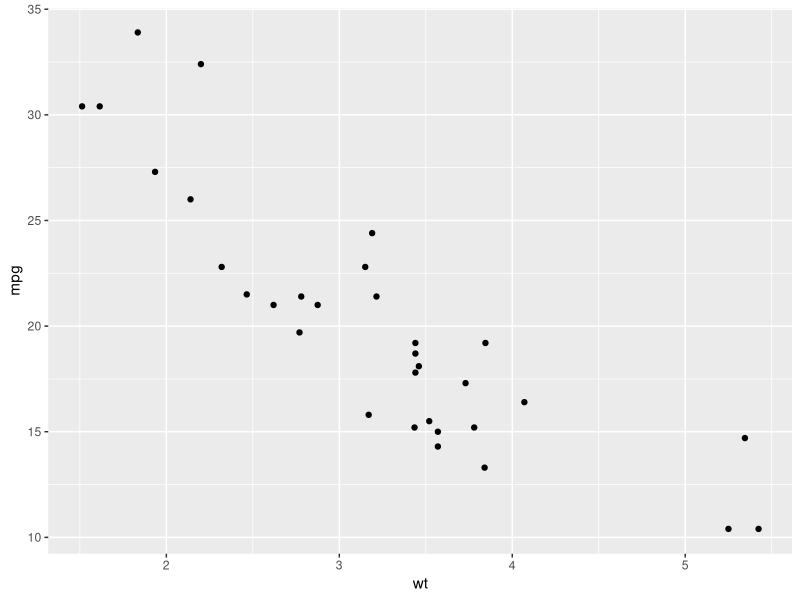
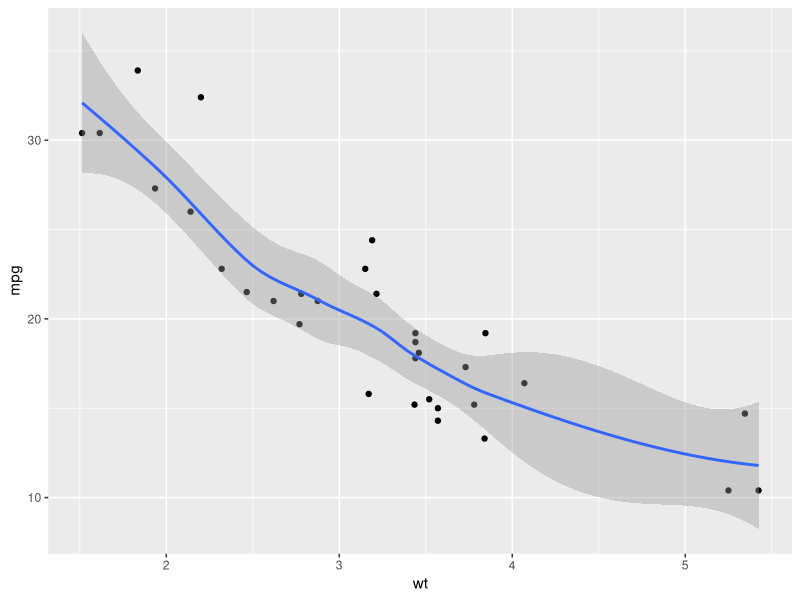
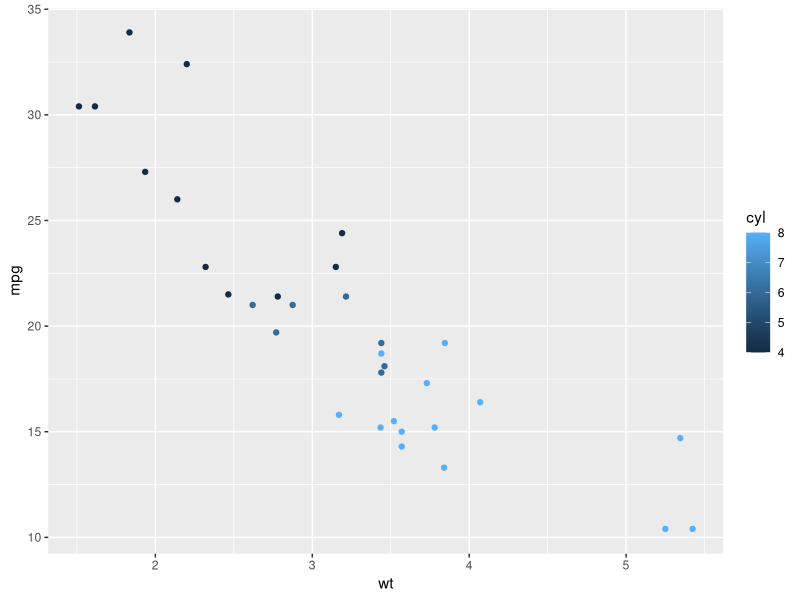
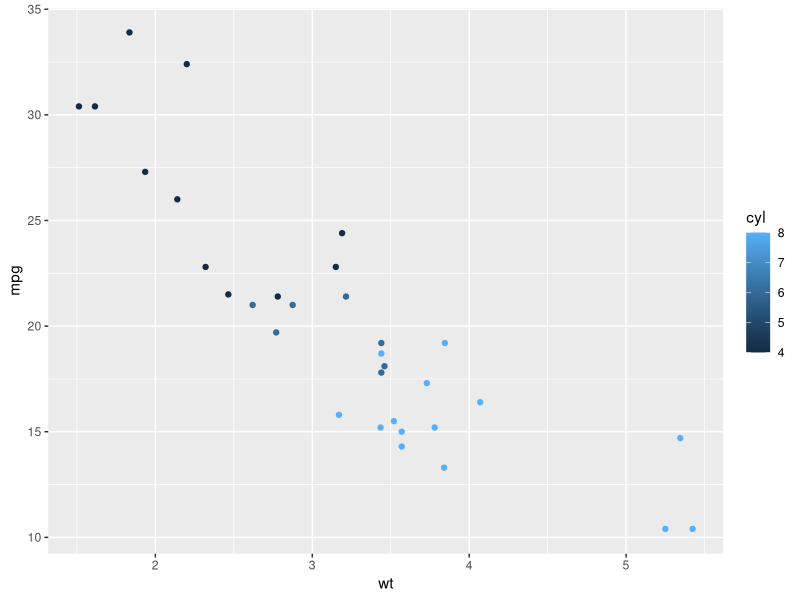
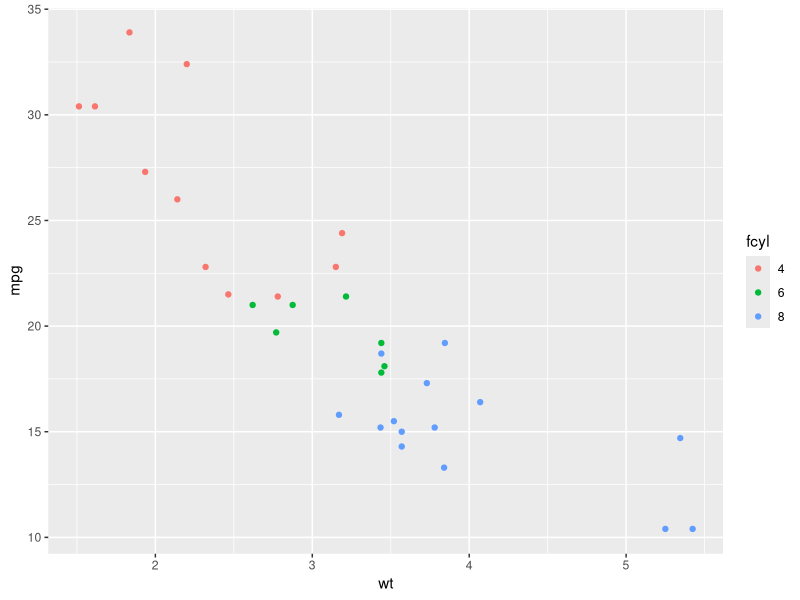
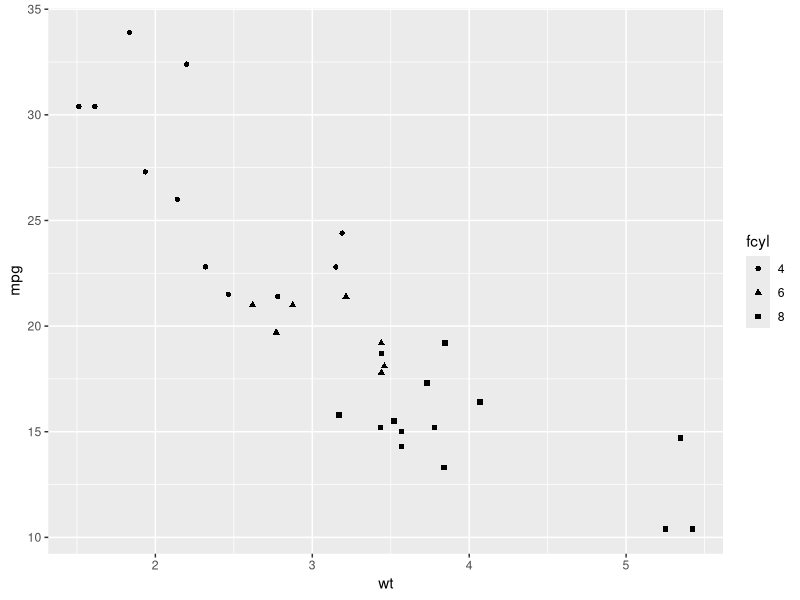
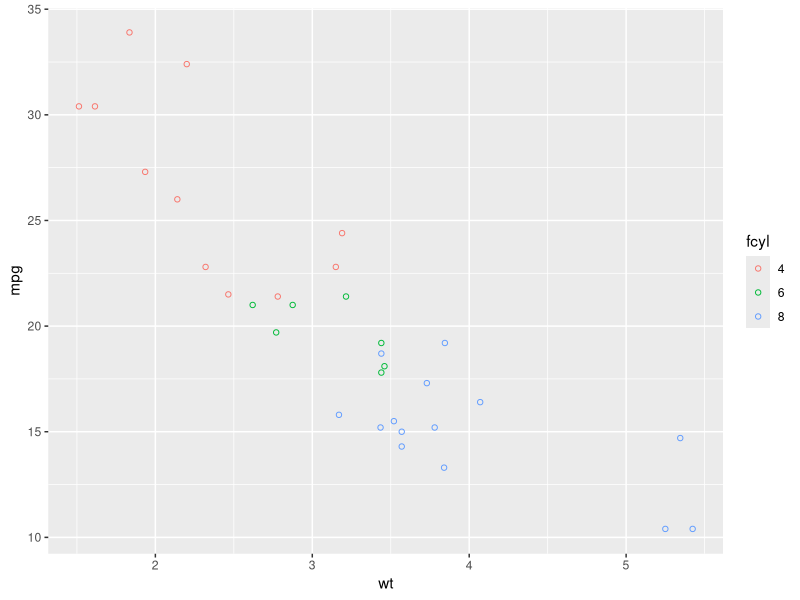
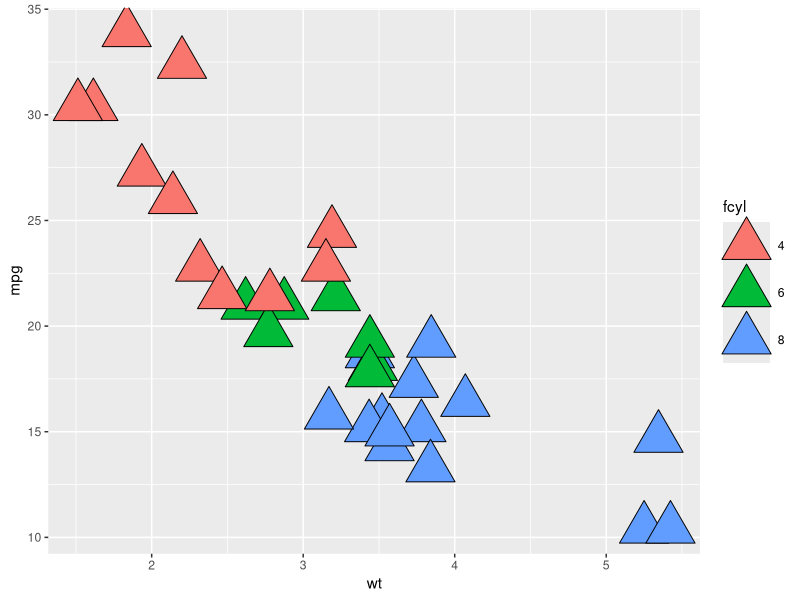

The R source for these figures, in order: (Note: this script raises an error after producing the figures.)
## ---- chunk 1
# import packages
library(tidyverse) #ggplot2 is part of the tidyverse
## ---- chunk 2
# Using mtcars dataset
str(mtcars)
## ---- chunk 3
# Basic scatter plot with 1 geom
ggplot(mtcars,               #data source
       aes(x = wt,           # mapping wt to x
           y = mpg)) +       # mapping mpg to y
  geom_point()               # add geom layer
## ---- chunk 4
# Basic scatter plot with 2 geoms
ggplot(mtcars,               
       aes(x = wt,           
           y = mpg)) +       
  geom_point() +
  geom_smooth()
## ---- chunk 5

# When adding color in aesthetics mapping, it is tied to a variable
# Can be added in the base layer or geom layer

# base layer
ggplot(mtcars,               
       aes(x = wt,           
           y = mpg,
           color = cyl)) +       
  geom_point()  

# geom layer
ggplot(mtcars,               
       aes(x = wt,           
           y = mpg)) +       
  geom_point(aes(color = cyl)) 

# What looks wrong with this graph? (hint: look at the legend)
## ---- chunk 6
# Convert cyl from numeric to factor
mtcars$fcyl <- as.factor(mtcars$cyl)
## ---- chunk 7
ggplot(mtcars,               
       aes(x = wt,           
           y = mpg,
           color = fcyl)) +       
  geom_point() 
## ---- chunk 8
# From lecture: When should we put aesthetics in base layer and when should we put them in the geom layer?
## ---- chunk 9
# The default shape for geom_point() is 19 (solid circle)
# All available shapes can be found using ?points

# Map fcyl to shape

ggplot(mtcars,               
       aes(x = wt,           
           y = mpg,
           shape = fcyl)) +       
  geom_point() 


# An is an exception where 'color' changes the inside color (vs the outline).

# Shape 21 is a solid circle that allows changes to its fill and color
## ---- chunk 10
# Color refers to the outline of the shape.
ggplot(mtcars,               
       aes(x = wt,           
           y = mpg,
           color = fcyl)) +       
  geom_point(shape = 1) # note this is an attribute, will get to this soon
## ---- chunk 11
# Fill refers to the inside color
ggplot(mtcars,               
       aes(x = wt,           
           y = mpg,
           fill = fcyl)) +       
  geom_point(shape = 24, size = 12) 
## ---- chunk 12
# Some shapes allow color and fill
ggplot(mtcars,               
       aes(x = wt,           
           y = mpg,
           fill = fcyl)) +       
  geom_point(shape = 21, color  = 'white', size = 12) 
## ---- chunk 13
# An exception is point markers. Instead of fill, use color to change the inside color
ggplot(mtcars,               
       aes(x = wt,           
           y = mpg,
           color = fcyl)) +       
  geom_point(size = 12) 
## ---- chunk 14
# change shape and color by fcyl (although this is redundant information)
ggplot(mtcars,               
       aes(x = wt,           
           y = mpg,
           color = fcyl)) +       
  geom_point(aes(shape = fcyl)) 
## ---- chunk 15
# with the aesthetics mappings so size is determined by variable (which is different from the size attribute seen above)
ggplot(mtcars,               
       aes(x = wt,           
           y = mpg,
           size = fcyl)) +       
  geom_point() 
## ---- chunk 16
ggplot(mtcars,               
       aes(x = wt,           
           y = mpg,
           alpha = fcyl)) +       
  geom_point()
## ---- chunk 17
ggplot(mtcars,               
       aes(x = wt,           
           y = mpg,
           linetype = fcyl)) +       
  geom_line()                   # Note change in geom layer
## ---- chunk 18
ggplot(mtcars,               
       aes(x = wt,           
           y = mpg,
           label = fcyl)) +       
  geom_text()                 # Note change in geom layer
## ---- chunk 19
ggplot(mtcars,               
       aes(x = wt,           
           y = mpg,
           color = fcyl)) +  # aesthetic     
  geom_point() +
  geom_smooth(color = 'pink', fill = 'white') # attribute
## ---- chunk 20
# using HEX 

ggplot(mtcars,               
       aes(x = wt,           
           y = mpg,
           color = fcyl)) +  # aesthetic     
  geom_point() +
  geom_smooth(color = '#2A9D8F', fill = '#FFFFFF') # attribute
## ---- chunk 21
# using HEX assigned to a variable

my_color1 = '#2A9D8F'
my_fill = '#FFFFFF'

ggplot(mtcars,               
       aes(x = wt,           
           y = mpg,
           color = fcyl)) +  # aesthetic     
  geom_point() +
  geom_smooth(color = my_color, fill = my_fill) # attribute
## ---- chunk 22
ggplot(mtcars,               
       aes(x = wt,           
           y = mpg,
           color = fcyl)) +  # aesthetic     
  geom_point(size = 10) +  # attribute
  geom_smooth(color = my_color, fill = my_fill) # attribute
## ---- chunk 23
ggplot(mtcars,               
       aes(x = wt,           
           y = mpg,
           color = fcyl)) +  # aesthetic     
  geom_point(size = 10, alpha = 0.4) +  # attribute
  geom_smooth(color = my_color, fill = my_fill) # attribute
## ---- chunk 24
ggplot(mtcars,               
       aes(x = wt,           
           y = mpg,
           color = fcyl)) +  # aesthetic     
  geom_point(size = 10, alpha = 0.4) +  # attribute
  geom_smooth(color = my_color, fill = my_fill, linetype = 'dashed') # attribute
## ---- chunk 25
ggplot(mtcars,               
       aes(x = wt,           
           y = mpg,
           color = fcyl)) +  # aesthetic     
  geom_point(size = 10, alpha = 0.4) +  # attribute
  geom_smooth(color = my_color, fill = my_fill, linetype = 'dashed') +  # attribute
  geom_text(label = rownames(mtcars), size = 3) # attribute
## ---- chunk 26
# labeling titles, y-axis, x-axis
ggplot(mtcars,               
       aes(x = wt,           
           y = mpg,
           color = fcyl)) +  # aesthetic     
  geom_point(size = 10, alpha = 0.4) +  # attribute
  geom_smooth(color = my_color, fill = my_fill, linetype = 'dashed') +  # attribute
  geom_text(label = rownames(mtcars), size = 3) + # attribute
  labs(
    title = 'MTCARS',
    subtitle = 'DS2003',
    caption = 'making charts is fun') +
  ylab('Miles per Gallon (MPG)') +
  xlab('Weight (Tons)')
    
  
## ---- chunk 27
# labeling legend, using tag
ggplot(mtcars,               
       aes(x = wt,           
           y = mpg,
           color = fcyl)) +  # aesthetic     
  geom_point(size = 10, alpha = 0.4) +  # attribute
  geom_smooth(color = my_color, fill = my_fill, linetype = 'dashed') +  # attribute
  geom_text(label = rownames(mtcars), size = 3) + # attribute
  labs(
    title = 'MTCARS',
    subtitle = 'DS2003',
    caption = 'making charts is fun') +
  ylab('Miles per Gallon (MPG)') +
  xlab('Weight (Tons)') +
  labs(color = 'Cylinders', tag = 'A')

## to remove a label set it equal to NULL
## ---- chunk 28
# position = 'identity' is default
ggplot(iris,     # new dataset               
       aes(x = Sepal.Length,           
           y = Sepal.Width,
           color = Species)) +       
  geom_point(position = 'identity') # in practice, don't need to specify default 

## ---- chunk 29
# Jitter
ggplot(iris,     # new dataset               
       aes(x = Sepal.Length,           
           y = Sepal.Width,
           color = Species)) +       
  geom_point(position = 'jitter') 

# adds noise to x & y axis so all data points can be seen (no overlap)
## ---- chunk 30
# All position arguments can also be used as functions. Helps with consistency across graphs

preset_jitter <- position_jitter (0.1, seed = 123) # how much noise

ggplot(iris,     # new dataset               
       aes(x = Sepal.Length,           
           y = Sepal.Width,
           color = Species)) +       
  geom_point(position = preset_jitter) 
## ---- chunk 31
ggplot(iris,     # new dataset               
       aes(Sepal.Length,
           fill = Species)) +       
  geom_bar() 
## ---- chunk 32
ggplot(iris,     # new dataset               
       aes(Sepal.Length,
           fill = Species)) +       
  geom_bar(position = 'dodge') 
## ---- chunk 33
# others are position_jitterdodge(), position_nudge(), and position_stack()/position_fill()
## ---- chunk 34
# Includes the labels scales seen above. 

# x-axis limits
ggplot(iris,                   
       aes(x = Sepal.Length,           
           y = Sepal.Width,
           color = Species)) +       
  geom_point(position = preset_jitter) + 
  xlim(5, 7)
## ---- chunk 35
# Reverse axis
ggplot(iris,                   
       aes(x = Sepal.Length,           
           y = Sepal.Width,
           color = Species)) +       
  geom_point(position = preset_jitter) + 
  xlim(7, 5)
## ---- chunk 36
# y-axis limits
ggplot(iris,                   
       aes(x = Sepal.Length,           
           y = Sepal.Width,
           color = Species)) +       
  geom_point(position = preset_jitter) + 
  ylim(2.5, 4)

# What are issues starting graphs not at zero?
## ---- chunk 37
# color scales
ggplot(iris,                   
       aes(x = Sepal.Length,           
           y = Sepal.Width,
           color = Species)) +       
  geom_point(position = preset_jitter) + 
  scale_colour_brewer()

# so many color scales
## ---- chunk 38
# Bar Graphs
# geom_bar()

ggplot(mtcars, aes(fcyl)) +
  geom_bar() # counts the number of cases at each x position
## ---- chunk 39
# Calculate Descriptive Statistics
mtcars %>%
  select(fcyl, wt) %>%
  gather(key, value, -fcyl) %>%
  group_by(fcyl) %>%
  summarise(avg = mean(value),
            sd = sd(value)) -> mtcars_summary_long
## ---- chunk 40
# Bar Graphs
# geom_col()
ggplot(mtcars_summary_long, aes(fcyl, avg)) +
  geom_col() + # plots actual values
  geom_errorbar(aes(ymin = avg - sd,
                    ymax = avg + sd),
                width = 0.1, 
                color = 'orange')
## ---- chunk 41
#Bar Graph
# stat_count() - similar to geom_bar()
ggplot(mtcars, aes(fcyl)) +
  stat_count()
## ---- chunk 42
#boxplot
ggplot(mtcars, aes(fcyl, mpg)) +
  geom_boxplot()
## ---- chunk 43
# violin plot
ggplot(mtcars, aes(fcyl, mpg)) +
  geom_violin(scale = 'count', draw_quantiles = c(.25, .5, .75)) +
  geom_jitter(heigt = 0, width = 0.1)
## ---- chunk 44
# density plots & reference lines
ggplot(mtcars, aes(mpg)) +
  geom_density() +
  geom_vline(xintercept = mean(mtcars$mpg))
## ---- chunk 45
# dotplot
ggplot(mtcars, aes(mpg)) +
  geom_dotplot(binwidth = 1, aes(fill = fcyl)) +
  scale_color_hue()
## ---- chunk 46
# geom layers from 2 different data sets
mtcars %>%
  group_by(fcyl) %>%
  summarise_all(mean) -> cars_summary
## ---- chunk 47
ggplot(mtcars, aes(mpg, wt, color = fcyl)) +
  geom_point(shape = 1) +
  geom_point(data = cars_summary, size = 5)
  
## ---- chunk 48
ggplot(mtcars, aes(mpg, wt, color = hp)) +
  geom_point() +
  facet_wrap(vars(fcyl))
## ---- chunk 49
ggplot(mtcars, aes(mpg, wt, color = hp)) +
  geom_point() +
  facet_grid(vars(fcyl), vars(gear))
## ---- chunk 50
# Minimal
ggplot(mtcars, aes(mpg, wt, color = hp)) +
  geom_point() +
  theme_minimal()
## ---- chunk 51
# Classic
ggplot(mtcars, aes(mpg, wt, color = hp)) +
  geom_point() +
  theme_classic()
## ---- chunk 52
# Light

ggplot(mtcars, aes(mpg, wt, color = hp)) +
  geom_point() +
  theme_light()
## ---- chunk 53
# There are a lot of themes built in to ggplot and plenty you can import
